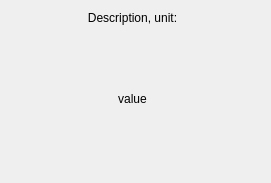
<?xml version="1.0" encoding="UTF-8"?>
<ui version="4.0">
 <class>WidgetValue</class>
 <widget class="QWidget" name="WidgetValue">
  <property name="geometry">
   <rect>
    <x>0</x>
    <y>0</y>
    <width>271</width>
    <height>183</height>
   </rect>
  </property>
  <property name="windowTitle">
   <string>Form</string>
  </property>
  <layout class="QHBoxLayout" name="horizontalLayout_3">
   <item>
    <layout class="QVBoxLayout" name="verticalLayout_border">
     <item>
      <spacer name="verticalSpacer_3">
       <property name="orientation">
        <enum>Qt::Vertical</enum>
       </property>
       <property name="sizeType">
        <enum>QSizePolicy::Fixed</enum>
       </property>
       <property name="sizeHint" stdset="0">
        <size>
         <width>20</width>
         <height>0</height>
        </size>
       </property>
      </spacer>
     </item>
     <item>
      <layout class="QHBoxLayout" name="horizontalLayout_2">
       <item>
        <widget class="QLabel" name="label_head">
         <property name="text">
          <string>Description, unit:</string>
         </property>
         <property name="alignment">
          <set>Qt::AlignCenter</set>
         </property>
        </widget>
       </item>
      </layout>
     </item>
     <item>
      <layout class="QHBoxLayout" name="horizontalLayout">
       <item>
        <widget class="QLabel" name="label_value">
         <property name="text">
          <string>value</string>
         </property>
         <property name="alignment">
          <set>Qt::AlignCenter</set>
         </property>
        </widget>
       </item>
       <item>
        <spacer name="verticalSpacer">
         <property name="orientation">
          <enum>Qt::Vertical</enum>
         </property>
         <property name="sizeHint" stdset="0">
          <size>
           <width>0</width>
           <height>40</height>
          </size>
         </property>
        </spacer>
       </item>
      </layout>
     </item>
     <item>
      <spacer name="verticalSpacer_4">
       <property name="orientation">
        <enum>Qt::Vertical</enum>
       </property>
       <property name="sizeType">
        <enum>QSizePolicy::Fixed</enum>
       </property>
       <property name="sizeHint" stdset="0">
        <size>
         <width>20</width>
         <height>0</height>
        </size>
       </property>
      </spacer>
     </item>
     <item>
      <spacer name="horizontalSpacer_3">
       <property name="orientation">
        <enum>Qt::Horizontal</enum>
       </property>
       <property name="sizeHint" stdset="0">
        <size>
         <width>20</width>
         <height>5</height>
        </size>
       </property>
      </spacer>
     </item>
    </layout>
   </item>
   <item>
    <widget class="QFrame" name="frame_border">
     <property name="frameShape">
      <enum>QFrame::StyledPanel</enum>
     </property>
     <property name="frameShadow">
      <enum>QFrame::Raised</enum>
     </property>
    </widget>
   </item>
  </layout>
 </widget>
 <resources/>
 <connections/>
</ui>
